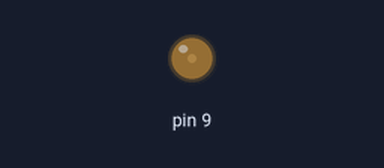
Bench run of a sketch on a simulated Arduino Uno, built with avr-gcc and run on an emulated ATmega328P. Parts: output pins drawn as LEDs (lit = HIGH).

Above: at 0.05 s.
At 3.95 s:
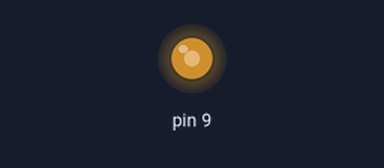
Timing chart, 0 to 9.2 s (numbered marks = the images above):
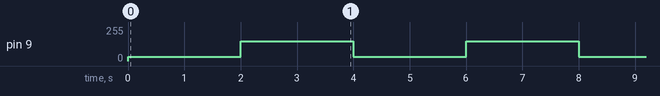

Measured:
- by itself, pin 9: alternates 150/255 for 2.0 s and 33/255 for 2.0 s

The sketch:

A1.ino
```cpp
unsigned int Gia_tri_moi;
void setup()
{
	TCCR1A = 0;
	TCCR1B = 0;
	// RESET lại 2 thanh ghi
	DDRB |= (1 << PB1);
	// Đầu ra PB1 là OUTPUT ( pin 9)
	TCCR1A |= (1 << WGM11);
	TCCR1B |= (1 << WGM12) | (1 << WGM13);
	// chọn Fast PWM, chế độ chọn TOP_value tự do  ICR1
	TCCR1A |= (1 << COM1A1);
	// So sánh thường( none-inverting)
	TCCR1B |= (1 << CS10);
	// P_clock=16mhz
	// mỗi P_clock bằng 1/16mhz= 0.0625 us
	// Hay 16  (P_clock ) bằng  1 us.
	// F_pwm=p_clock/50001=319.993hz
	OCR1A = 8480;
	// Value=8480 , tương đương xung có độ rộng 8484*0.0625us=530us (0.53ms)
	// Value=38550, tương đương xung có độ rộng 38550*0.0625us=2410us (2,41ms)
	ICR1 = 65535;
	// xung răng cưa tràn sau 65536 P_clock, tương đương (6,5 ms)
}

void set(unsigned int x)
{
	if (Gia_tri_moi != x) {
		OCR1A = x;
		Gia_tri_moi = OCR1A;
	}
	else {
		return; // thoát ngay
	}
	// x : 8480 - 38550
	//Độ rộng: 0.53ms - 2.41 ms
	// Góc lệch: 0 ->180 độ
}

void loop()
{
	set(8480); // 0 độ
	delay(2000);
	set(38550); // 180 độ
	delay(2000);
}
```
